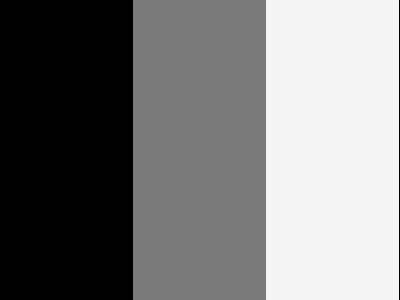
#> input picture hpcOpenmp/toto.pnm, 400 x 300 px
$ python hpcOpencvEdge.py ../../hpcOpenmp/toto.pnm out.png
#> lines starting #> are read from the running program, lines starting #| are printed output that depends on the picture; after the words box and inside, x2 and y2 are one past the last pixel; in counts of white or black regions, pixels touching at a corner belong together
#!/usr/bin/env python3

import cv2 as cv
import time
import sys

if __name__ == '__main__':

	# arguments
	if len(sys.argv) != 3:
		print("usage:", sys.argv[0], "<filename> <outfile> <scalaire>")
		sys.exit(-1)
	FILENAME = sys.argv[1]
	OUTFILE = sys.argv[2]


	# load input image
	imgIn = cv.imread(FILENAME)
#> imgIn is the input picture: shape (300, 400, 3); min 0, max 245, mean 122
	if imgIn.size == 0:
		print("failed to load", FILENAME)
		sys.exit(-1)


	#blur
	t0 = time.time()
	edges = cv.Canny(imgIn,0,40)
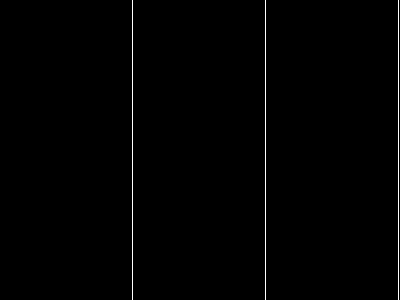
#> edges: shape (300, 400); 0.75% white in thin lines or dots, all inside (x1, y1, x2, y2) = (132, 0, 399, 300)
	t1 = time.time()

	# outputs
	print("time:", t1-t0, "s")
	cv.imwrite(OUTFILE, edges)
